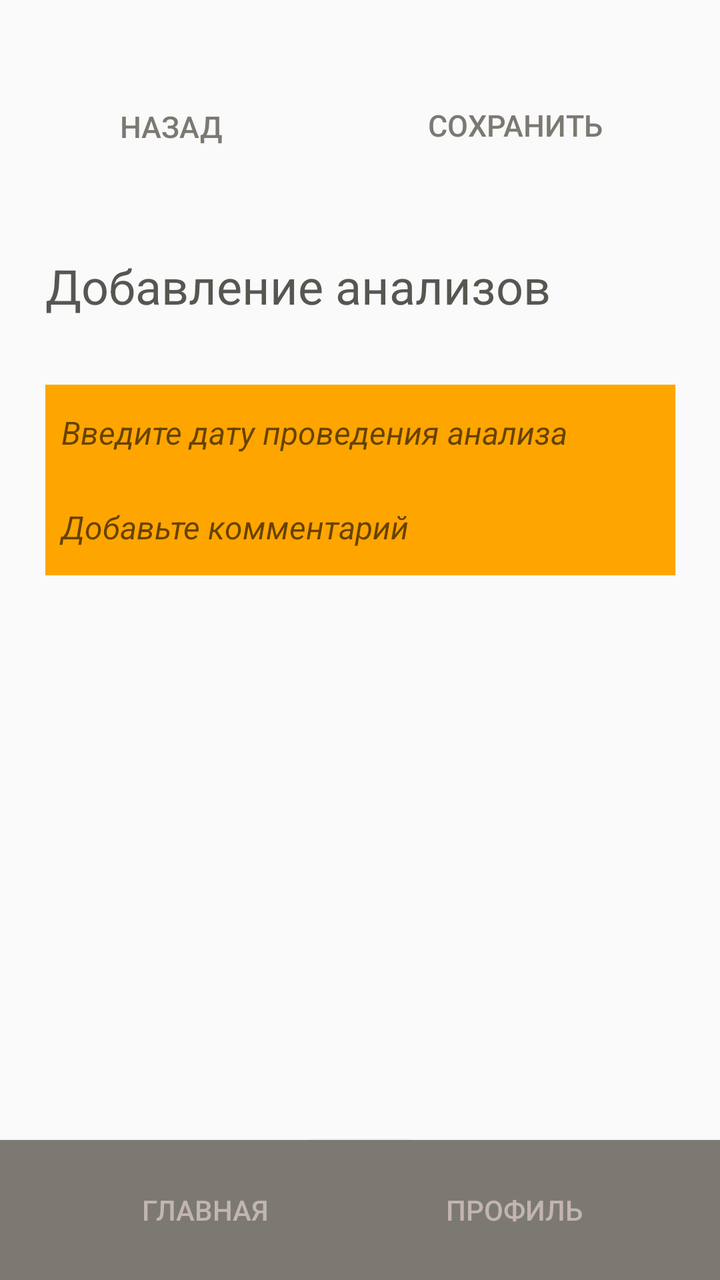
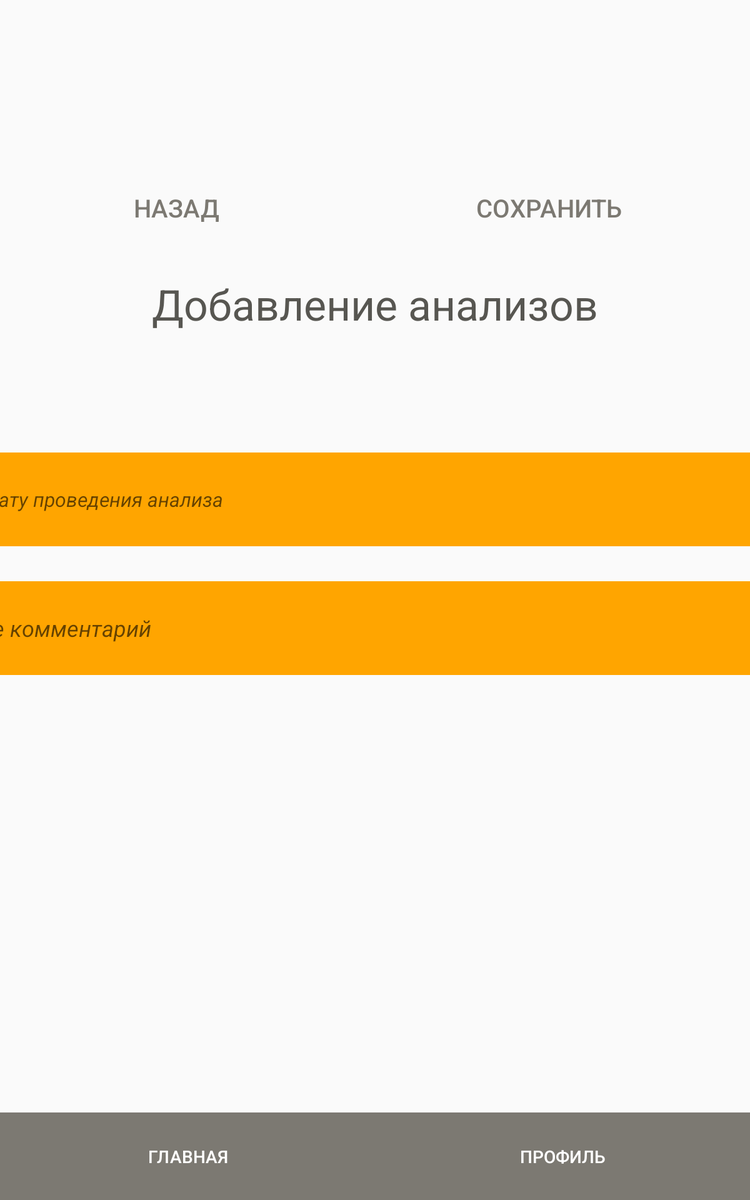

Compare how this app lays out the same screen by default and in its alternative resource folder. The renders come first, then the two layout files and the values they reference.
<!-- AndroidManifest.xml: application theme Theme.MyHealth -->
<!-- res/layout/activity_add_analysis.xml -->
<?xml version="1.0" encoding="utf-8"?>
<androidx.constraintlayout.widget.ConstraintLayout xmlns:android="http://schemas.android.com/apk/res/android"
    xmlns:app="http://schemas.android.com/apk/res-auto"
    xmlns:tools="http://schemas.android.com/tools"
    android:layout_width="match_parent"
    android:layout_height="match_parent"
    tools:layout_editor_absoluteX="0dp"
    tools:layout_editor_absoluteY="76dp">

    <Button
        android:id="@+id/saveButton"
        android:layout_width="180dp"
        android:layout_height="40dp"
        android:background="#00FFFFFF"
        android:text="Сохранить"
        android:textColor="#7C7972"
        android:textSize="15sp"
        app:barrierMargin="@dimen/material_emphasis_high_type"
        app:layout_constraintBottom_toBottomOf="parent"
        app:layout_constraintEnd_toEndOf="parent"
        app:layout_constraintHorizontal_bias="0.93"
        app:layout_constraintStart_toStartOf="parent"
        app:layout_constraintTop_toTopOf="parent"
        app:layout_constraintVertical_bias="0.071" />

    <ImageView
        android:id="@+id/backImage"
        android:layout_width="40dp"
        android:layout_height="40dp"
        app:layout_constraintBottom_toBottomOf="parent"
        app:layout_constraintEnd_toEndOf="parent"
        app:layout_constraintHorizontal_bias="0.043"
        app:layout_constraintStart_toStartOf="parent"
        app:layout_constraintTop_toTopOf="parent"
        app:layout_constraintVertical_bias="0.074"
        app:srcCompat="@drawable/backbutton"
        tools:ignore="MissingConstraints" />

    <ImageView
        android:id="@+id/saveImage"
        android:layout_width="40dp"
        android:layout_height="40dp"
        app:layout_constraintBottom_toBottomOf="parent"
        app:layout_constraintEnd_toEndOf="parent"
        app:layout_constraintHorizontal_bias="0.956"
        app:layout_constraintStart_toStartOf="parent"
        app:layout_constraintTop_toTopOf="parent"
        app:layout_constraintVertical_bias="0.074"
        app:srcCompat="@drawable/savebutton" />

    <Button
        android:id="@+id/backButton"
        android:layout_width="130dp"
        android:layout_height="40dp"
        android:background="#00FFFFFF"
        android:shadowColor="#00FFFFFF"
        android:text="    Назад"
        android:textColor="#7C7972"
        android:textSize="15sp"
        app:layout_constraintBottom_toBottomOf="parent"
        app:layout_constraintEnd_toEndOf="parent"
        app:layout_constraintHorizontal_bias="0.056"
        app:layout_constraintStart_toStartOf="parent"
        app:layout_constraintTop_toTopOf="parent"
        app:layout_constraintVertical_bias="0.072" />

    <Button
        android:id="@+id/mainButton"
        android:layout_width="205.5dp"
        android:layout_height="70dp"
        android:background="#7C7972"
        android:text="Главная"
        android:textColor="#C3B4B4"
        app:layout_constraintBottom_toBottomOf="parent"
        app:layout_constraintEnd_toEndOf="parent"
        app:layout_constraintHorizontal_bias="0.0"
        app:layout_constraintStart_toStartOf="parent"
        app:layout_constraintTop_toTopOf="parent"
        app:layout_constraintVertical_bias="1.0" />

    <Button
        android:id="@+id/profileButton"
        android:layout_width="205.5dp"
        android:layout_height="70dp"
        android:background="#7C7972"
        android:text="Профиль"
        android:textColor="#C3B4B4"
        app:layout_constraintBottom_toBottomOf="parent"
        app:layout_constraintEnd_toEndOf="parent"
        app:layout_constraintHorizontal_bias="1.0"
        app:layout_constraintStart_toStartOf="parent"
        app:layout_constraintTop_toTopOf="parent"
        app:layout_constraintVertical_bias="1.0" />

    <TextView
        android:id="@+id/addText"
        android:layout_width="315dp"
        android:layout_height="48dp"
        android:layerType="software"
        android:text="Добавление анализов"
        android:textColor="#575651"
        android:textSize="24sp"
        android:typeface="sans"
        app:layout_constraintBottom_toBottomOf="parent"
        app:layout_constraintEnd_toEndOf="parent"
        app:layout_constraintStart_toStartOf="parent"
        app:layout_constraintTop_toTopOf="parent"
        app:layout_constraintVertical_bias="0.214" />

    <EditText
        android:id="@+id/dateAnalysisEnter"
        android:layout_width="315dp"
        android:layout_height="48dp"
        android:background="#FFA500"
        android:ems="10"
        android:hint="  Введите дату проведения анализа"
        android:inputType="date"
        android:textSize="16sp"
        android:textStyle="italic"
        app:layout_constraintBottom_toBottomOf="parent"
        app:layout_constraintEnd_toEndOf="parent"
        app:layout_constraintStart_toStartOf="parent"
        app:layout_constraintTop_toTopOf="parent"
        app:layout_constraintVertical_bias="0.325" />

    <EditText
        android:id="@+id/analysisCommentEnter"
        android:layout_width="315dp"
        android:layout_height="48dp"
        android:background="#FFA500"
        android:ems="10"
        android:hint="  Добавьте комментарий"
        android:inputType="text"
        android:textSize="16sp"
        android:textStyle="italic"
        app:layout_constraintBottom_toBottomOf="parent"
        app:layout_constraintEnd_toEndOf="parent"
        app:layout_constraintStart_toStartOf="parent"
        app:layout_constraintTop_toTopOf="parent"
        app:layout_constraintVertical_bias="0.405"
        tools:ignore="MissingConstraints" />

</androidx.constraintlayout.widget.ConstraintLayout>
<!-- resources referenced by this layout -->
<resources>
  <style name="Theme.MyHealth" parent="Theme.AppCompat.Light.NoActionBar">
  
      </style>
</resources>
<!-- res/layout-large/activity_add_analysis.xml (the repository's variant of the layout above) -->
<!-- drawn on a 7-inch tablet held upright -->
<?xml version="1.0" encoding="utf-8"?>
<androidx.constraintlayout.widget.ConstraintLayout xmlns:android="http://schemas.android.com/apk/res/android"
    xmlns:app="http://schemas.android.com/apk/res-auto"
    xmlns:tools="http://schemas.android.com/tools"
    android:layout_width="match_parent"
    android:layout_height="match_parent">

    

    

    

    

    <Button
        android:id="@+id/backButton"
        android:layout_width="250dp"
        android:layout_height="60dp"
        android:layout_marginStart="16dp"
        android:background="#00FFFFFF"
        android:text="Назад"
        android:textColor="#7C7972"
        android:textSize="20sp"
        app:layout_constraintBottom_toBottomOf="parent"
        app:layout_constraintStart_toStartOf="parent"
        app:layout_constraintTop_toTopOf="parent"
        app:layout_constraintVertical_bias="0.151"
        tools:ignore="MissingConstraints" />

    <ImageView
        android:id="@+id/backImage"
        android:layout_width="86dp"
        android:layout_height="60dp"
        android:layout_marginStart="16dp"
        android:layout_marginTop="112dp"
        app:layout_constraintStart_toStartOf="parent"
        app:layout_constraintTop_toTopOf="parent"
        app:srcCompat="@drawable/backbutton" />

    <Button
        android:id="@+id/saveButton"
        android:layout_width="290dp"
        android:layout_height="60dp"
        android:layout_marginEnd="16dp"
        android:background="#00FFFFFF"
        android:text="Сохранить"
        android:textColor="#7C7972"
        android:textSize="20sp"
        app:layout_constraintBottom_toBottomOf="parent"
        app:layout_constraintEnd_toEndOf="parent"
        app:layout_constraintTop_toTopOf="parent"
        app:layout_constraintVertical_bias="0.151"
        tools:ignore="MissingConstraints" />

    <ImageView
        android:id="@+id/saveImage"
        android:layout_width="70dp"
        android:layout_height="60dp"
        android:layout_marginTop="112dp"
        android:layout_marginEnd="16dp"
        app:layout_constraintEnd_toEndOf="parent"
        app:layout_constraintTop_toTopOf="parent"
        app:srcCompat="@drawable/savebutton" />

    

    <TextView
        android:id="@+id/addText"
        android:layout_width="wrap_content"
        android:layout_height="wrap_content"
        android:text="Добавление анализов"
        android:textColor="#575651"
        android:textSize="34sp"
        android:typeface="sans"
        app:layout_constraintBottom_toBottomOf="parent"
        app:layout_constraintEnd_toEndOf="parent"
        app:layout_constraintStart_toStartOf="parent"
        app:layout_constraintTop_toTopOf="parent"
        app:layout_constraintVertical_bias="0.241" />

    <EditText
        android:id="@+id/dataAnalysisEnter"
        android:layout_width="750dp"
        android:layout_height="75dp"
        android:layout_marginBottom="16dp"
        android:background="#FFA500"
        android:hint="Введите дату проведения анализа"
        android:inputType="date"
        android:textSize="16sp"
        android:textStyle="italic"
        app:layout_constraintBottom_toTopOf="@id/analysisCommentEnter"
        app:layout_constraintEnd_toEndOf="parent"
        app:layout_constraintStart_toStartOf="parent"
        app:layout_constraintTop_toBottomOf="@id/addText"
        app:layout_constraintVertical_bias="0.891" />

    <EditText
        android:id="@+id/analysisCommentEnter"
        android:layout_width="750dp"
        android:layout_height="75dp"
        android:layout_marginTop="172dp"
        android:background="#FFA500"
        android:hint="Добавьте комментарий"
        android:inputType="text"
        android:textSize="18sp"
        android:textStyle="italic"
        app:layout_constraintBottom_toBottomOf="parent"
        app:layout_constraintEnd_toEndOf="parent"
        app:layout_constraintStart_toStartOf="parent"
        app:layout_constraintTop_toBottomOf="@id/addText"
        app:layout_constraintVertical_bias="0.06" />

    <Button
        android:id="@+id/mainButton"
        android:layout_width="0dp"
        android:layout_height="70dp"
        android:background="#7C7972"
        android:text="Главная"
        android:textColor="#FFFFFF"
        app:layout_constraintBottom_toBottomOf="parent"
        app:layout_constraintEnd_toStartOf="@id/profileButton"
        app:layout_constraintStart_toStartOf="parent"
        tools:ignore="TextContrastCheck" />

    <Button
        android:id="@+id/profileButton"
        android:layout_width="0dp"
        android:layout_height="70dp"
        android:background="#7C7972"
        android:text="Профиль"
        android:textColor="#FFFFFF"
        app:layout_constraintBottom_toBottomOf="parent"
        app:layout_constraintEnd_toEndOf="parent"
        app:layout_constraintStart_toEndOf="@id/mainButton"
        tools:ignore="TextContrastCheck" />

</androidx.constraintlayout.widget.ConstraintLayout>
